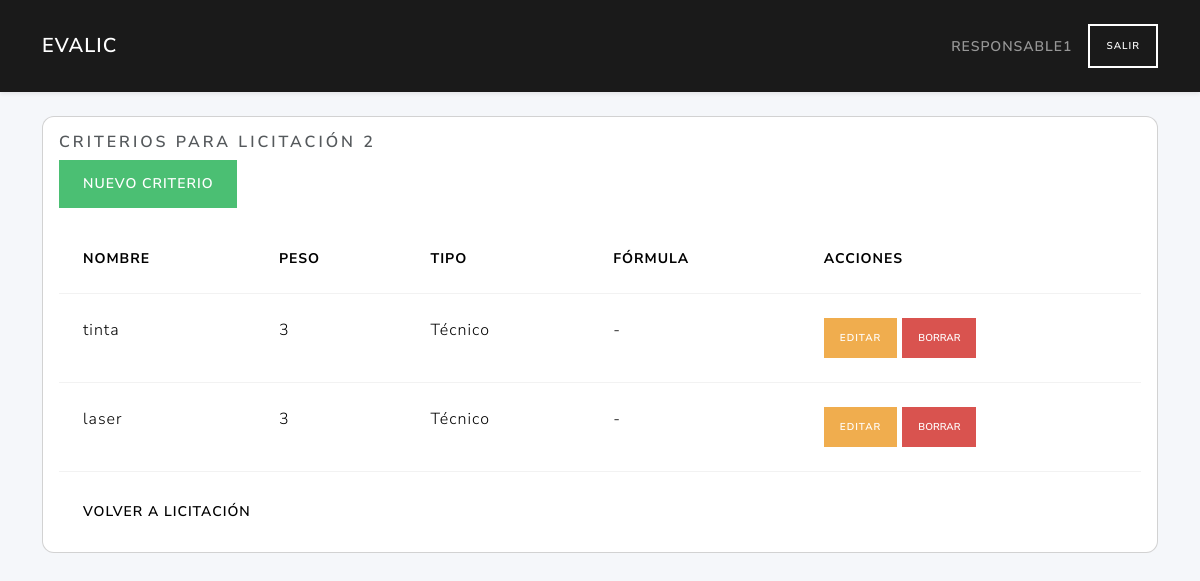
Page /criterios/2 (signed in) on the earlier database version.
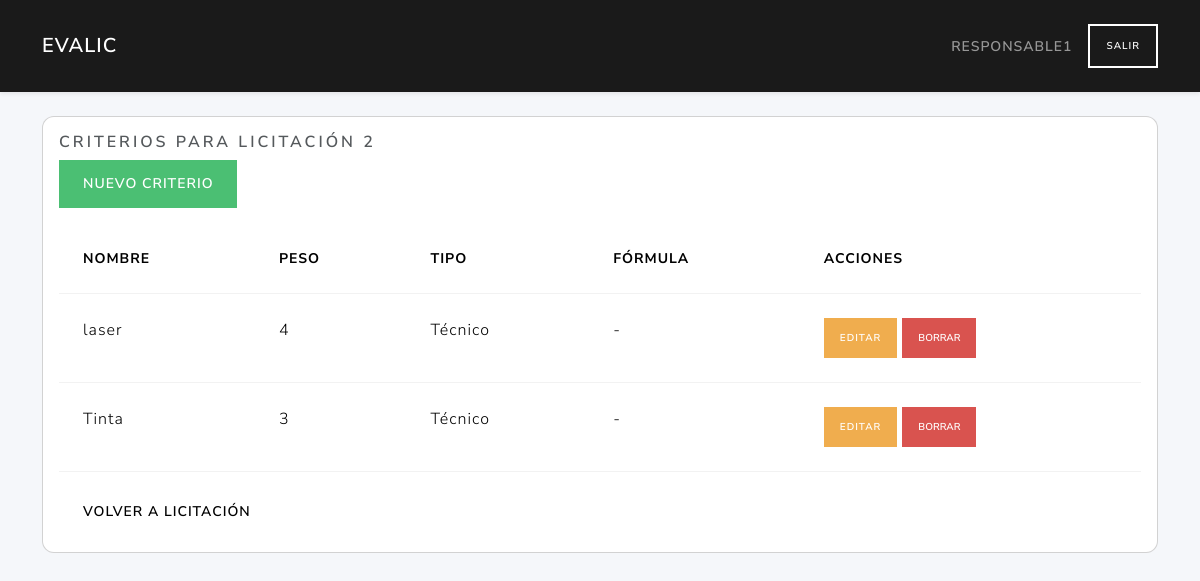
Same page on the later database version.
### tables this page shows
CREATE TABLE criterios (
        id  INTEGER PRIMARY KEY AUTOINCREMENT,
        NombreCriterio TEXT NOT NULL,
        descripcion TEXT,
        peso INTEGER,
        tipocriterio_id INTEGER NOT NULL,
        licitacion_id INTEGER NOT NULL,
        formula_id INTEGER,                          
        FOREIGN KEY (tipocriterio_id) REFERENCES tipo_criterios(id)
        FOREIGN KEY (licitacion_id) REFERENCES licitaciones(id)
        FOREIGN KEY (formula_id) REFERENCES formulas(id)                                                             
    );

CREATE TABLE tipo_criterios (
        id INTEGER PRIMARY KEY AUTOINCREMENT,
        TipoCriterio TEXT NOT NULL UNIQUE CHECK(TipoCriterio IN ('Administrativo','Técnico','Económico'))
    );

### routes/criterios_routes.py (the view)
@criterios_bp.route('/<int:lic_id>')
def index(lic_id):
    if 'user_id' not in session:
        return redirect(url_for('auth.login'))
    db = get_db(current_app)
    ok, response = _check_phase(db, lic_id)
    if not ok:
        return response
    items = listar(db, lic_id)
    return render_template(
        'criterios/index.html',
        criterios=items,
        lic_id=lic_id
    )

### app.py (called while the page is built)
def create_app():
    app = Flask(__name__)
    app.config.from_object(Config)
    @app.context_processor
    def utility_processor():
        from flask import request, url_for
        def url_for_other_page(page):
            args = request.args.copy()
            args['page'] = page
            return url_for('licitaciones.index', **args)
        return dict(url_for_other_page=url_for_other_page)
    app.teardown_appcontext(close_connection)
    with app.app_context():
        init_db(app)
    app.register_blueprint(auth_bp)
    app.register_blueprint(user_bp)
    app.register_blueprint(licitaciones_bp)
    app.register_blueprint(ofertas_bp)
    app.register_blueprint(licitantes_bp)
    from routes.criterios_routes import criterios_bp
    app.register_blueprint(criterios_bp)
    return app

### models/criterios_data.py (called while the page is built)
def list_criterios(db, licitacion_id):
    return db.execute("""
        SELECT c.*, t.TipoCriterio, f.NombreFormula
        FROM criterios c
        JOIN tipo_criterios t ON c.tipocriterio_id=t.id
        LEFT JOIN formulas f ON c.formula_id=f.id
        WHERE c.licitacion_id=?
        ORDER BY c.id
    """, (licitacion_id,)).fetchall()

### models/dao.py (called while the page is built)
def get_db(app):
    db = getattr(g, '_database', None)
    if db is None:
        db = g._database = sqlite3.connect(app.config['DATABASE'])
        db.row_factory = sqlite3.Row
    return db

def close_connection(exception):
    db = getattr(g, '_database', None)
    if db is not None:
        db.close()

### models/etapas_data.py (called while the page is built)
def get_current_etapa(db: Connection, id_licitacion: int) -> str:
    cur = db.execute(
        """
        SELECT f.nombre
          FROM etapas e
          JOIN fases f ON e.fase_id = f.id
         WHERE e.licitacion_id = ?
         ORDER BY e.fecha_inicio DESC
         LIMIT 1
        """,
        (id_licitacion,)
    )
    row = cur.fetchone()
    return row['nombre'] if row else None

### models/licitaciones_data.py (called while the page is built)
def get_licitacion(db, lic_id):
    cur = db.execute("SELECT * FROM licitaciones WHERE id=?", (lic_id,))
    return cur.fetchone()

### routes/criterios_routes.py (called while the page is built)
def _check_phase(db, lic_id):
    lic = get_licitacion(db, lic_id)
    if not lic:
        flash('Licitación no encontrada', 'danger')
        return False, redirect(url_for('licitaciones.edit_licitacion_route', lic_id=lic_id))
    phase = get_current_stage(db, lic_id)
    if phase != 'Borrador':
        return False, redirect(url_for('licitaciones.edit_licitacion_route', lic_id=lic_id))
    return True, None

### services/criterio_service.py (called while the page is built)
def listar(db, lic_id):
    return list_criterios(db, lic_id)

### templates/criterios/index.html (shortened to what this page needs)
{% extends "base.html" %}
{% block content %}
<div class="card">
  <div class="card-body">
    <h5 class="card-title">Criterios para Licitación {{ lic_id }}</h5>
    <a href="{{ url_for('criterios.create_criterio_route', lic_id=lic_id) }}" class="btn btn-success mb-3">Nuevo Criterio</a>
    <table class="table">
      <thead>
        <tr>
          <th>Nombre</th><th>Peso</th><th>Tipo</th><th>Fórmula</th><th>Acciones</th>
        </tr>
      </thead>
      <tbody>
        {% for c in criterios %}
        <tr>
          <td>{{ c.NombreCriterio }}</td>
          <td>{{ c.Peso }}</td>
          <td>{{ c.TipoCriterio }}</td>
          <td>{{ c.NombreFormula or '-' }}</td>
          <td>
            <a href="{{ url_for('criterios.edit_criterio_route', lic_id=lic_id, crit_id=c.id) }}" class="btn btn-sm btn-warning">Editar</a>
            <form method="post" action="{{ url_for('criterios.delete_criterio_route', lic_id=lic_id, crit_id=c.id) }}" style="display:inline">
              <button type="submit" class="btn btn-sm btn-danger" onclick="return confirm('¿Eliminar criterio?')">Borrar</button>
            </form>
          </td>
        </tr>
        {% endfor %}
      </tbody>
    </table>
    <a href="{{ url_for('licitaciones.edit_licitacion_route', lic_id=lic_id) }}" class="btn btn-secondary">Volver a Licitación</a>
  </div>
</div>
{% endblock %}

### templates/base.html (shortened to what this page needs)
<!doctype html>
<html lang="es">
<head>
  <link href="https://cdn.jsdelivr.net/npm/bootswatch@5.3.0/dist/lux/bootstrap.min.css"
        rel="stylesheet">
</head>
<body>
  <nav class="navbar navbar-expand-lg navbar-dark bg-primary shadow-sm">
    <div class="container">
      <a class="navbar-brand" >EvaLic</a>
      {% if session.get('username') %}
      <div class="ms-auto d-flex align-items-center">
        <span class="navbar-text me-3">{{ session['username'] }}</span>
        <a class="btn btn-outline-light btn-sm"
           href="{{ url_for('auth.do_logout') }}">Salir</a>
      </div>
      {% endif %}
    </div>
  </nav>
  <main class="container py-4">
    {% block content %}{% endblock %}
  </main>
</body>
</html>

### templates/base.html (style rules this page uses)
body { background:#f5f7fa; }
.card { border-radius:.75rem; }
.navbar-brand { font-weight:600; }

Differences in the rows shown:
removed criterios: NombreCriterio "tinta", Peso "3", TipoCriterio "Técnico", NombreFormula "-"
changed criterios "laser": Peso "3" → "4"
added criterios: NombreCriterio "Tinta", Peso "3", TipoCriterio "Técnico", NombreFormula "-"
